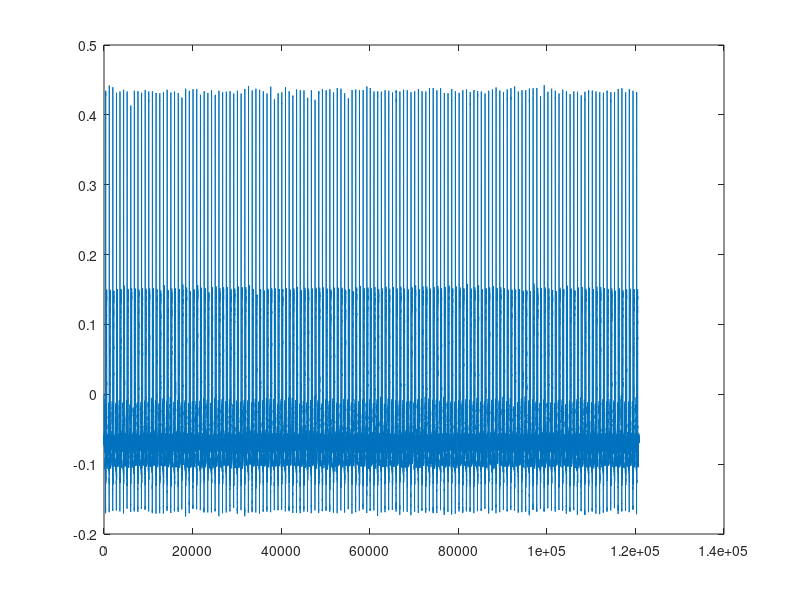
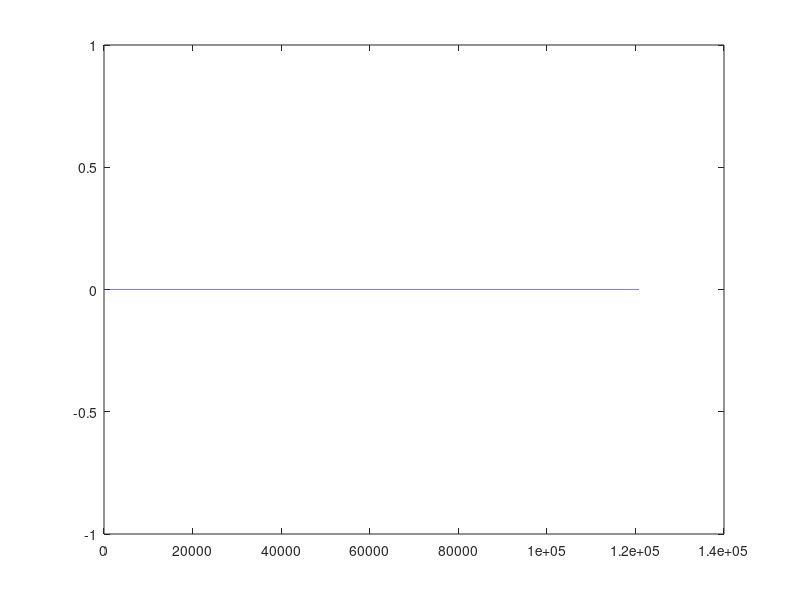

The MATLAB source for these figures, in order:
clear all;
ecgSignal = xlsread('ECG Signal.csv');
discreteCosineTransform = dct(ecgSignal);

threshold = 0;
counter = 0;
dlmwrite ('original_file.txt',ecgSignal,'delimiter', ' ','newline','pc');
x= length (ecgSignal);

for i=1:size(discreteCosineTransform)
    if discreteCosineTransform(i)>threshold
        counter = counter + 1;
    end
end

compressedSignal = zeros(counter,2);
for i=1:counter
    if discreteCosineTransform(i)>threshold
        compressedSignal(i,1) = i;
        compressedSignal(i,2) = discreteCosineTransform(i);
    end
end
 
 dlmwrite('mydata.txt',compressedSignal ,'delimiter', ' ','newline','pc');
[filename,filepath] = uigetfile('*.txt','Select a Signal');
 file = [filepath filename];
 back_file = dlmread(filename,' ');
 
 
 
 [i,j,v] = find(back_file) ;
 recovery_signal=zeros(x,1);
 recovery_signal(i,1)= v (i);
 
recoveredSignal=idct(recovery_signal);
plot(ecgSignal )
figure
plot(recoveredSignal)

 
whos;